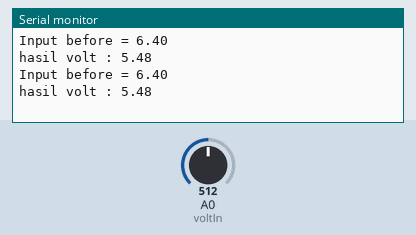
The sketch below on a simulated Arduino Uno, built for the host (arithmetic inside an expression is 32-bit, double 64-bit). Parts: the last lines printed to the serial monitor. The test bench sets the inputs (shaded band); at power-on: A0 (voltIn) = 512.

Above: at 1.8 s.
1.9 s: A0 (voltIn) set to 716
At 2.8 s:
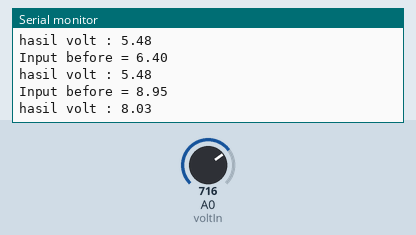
3.4 s: A0 (voltIn) set to 900
At 4.6 s:
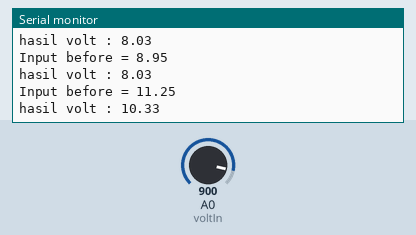
Timing chart, 0 to 6.4 s (numbered marks = the images above; inputs shaded):
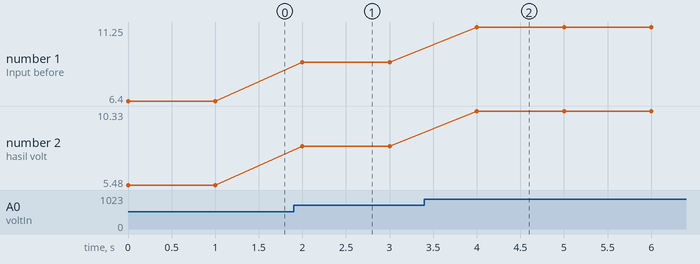

Measured:
- after the input at 1.9 s, the serial monitor: prints a new line after 0.10 s (image 1)
- after the input at 3.4 s, the serial monitor: prints a new line after 0.60 s (image 2)
- plotted number 1: 6.4 → 8.95 after the input at 1.9 s, 8.95 → 11.25 after the input at 3.4 s
- plotted number 2: 5.48 → 8.03 after the input at 1.9 s, 8.03 → 10.33 after the input at 3.4 s

The sketch:

hasil_input_dc.ino
```cpp
#define voltIn A0

float VOut = 0.0, VIn = 0.0;
float R1 = 30000.0, R2 = 7500.0;
float Vmin = 3.15, Vmax = 4.25;
int battery = 0;
float hasil = 0;

void setup() {
  // Robojax.com voltage sensor
  Serial.begin(9600);
//  analogReference(INTERNAL1V1);
  analogReference(INTERNAL2V56);
}

void loop() {
//  int volt = analogRead(A0)-26;// read the input
  long t1 = millis();
  int volt = analogRead(voltIn);
  VOut = (volt * 2.56)/1024;
  VIn = VOut / (R2/(R1+R2));
  Serial.print("Input before = ");
  Serial.println(VIn);

  hasil = ((VIn - Vmin) / (Vmax - Vmin)) * 100;
  battery = round(hasil);
  Serial.print("hasil volt : ");
  Serial.println(VIn - 0.92);
//  Serial.print("sisa baterai : ");
//  if(battery < 100 && battery > 0){
//    Serial.println(battery);
//  }else if (VIn < Vmin){
//    Serial.println("0");
//  }else{
//    Serial.println("100");
//  }
  delay(1000);
  long t2 = millis();
//  Serial.print("waktu berjalan : ");Serial.println(t2-t1);
}
```
